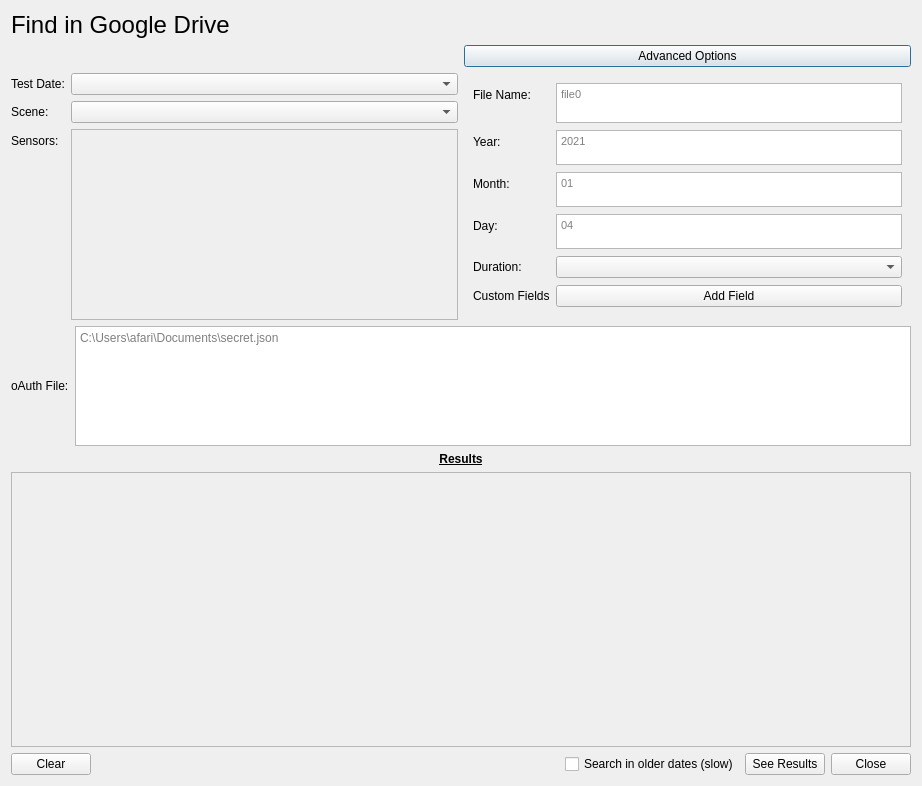
<?xml version="1.0" encoding="UTF-8"?>
<ui version="4.0">
 <class>Dialog</class>
 <widget class="QDialog" name="Dialog">
  <property name="geometry">
   <rect>
    <x>0</x>
    <y>0</y>
    <width>922</width>
    <height>786</height>
   </rect>
  </property>
  <property name="sizePolicy">
   <sizepolicy hsizetype="Preferred" vsizetype="Preferred">
    <horstretch>0</horstretch>
    <verstretch>0</verstretch>
   </sizepolicy>
  </property>
  <property name="minimumSize">
   <size>
    <width>0</width>
    <height>0</height>
   </size>
  </property>
  <property name="windowTitle">
   <string>Dialog</string>
  </property>
  <layout class="QVBoxLayout" name="verticalLayout">
   <item>
    <layout class="QVBoxLayout" name="verticalLayout_2">
     <item>
      <widget class="QLabel" name="label_9">
       <property name="font">
        <font>
         <pointsize>18</pointsize>
        </font>
       </property>
       <property name="text">
        <string>Find in Google Drive</string>
       </property>
      </widget>
     </item>
    </layout>
   </item>
   <item>
    <layout class="QGridLayout" name="gridLayout_3">
     <item row="1" column="0">
      <layout class="QFormLayout" name="formLayout">
       <item row="0" column="0">
        <widget class="QLabel" name="label_11">
         <property name="text">
          <string>Test Date:</string>
         </property>
        </widget>
       </item>
       <item row="0" column="1">
        <widget class="QComboBox" name="upload_date_input"/>
       </item>
       <item row="1" column="0">
        <widget class="QLabel" name="label_5">
         <property name="text">
          <string>Scene:</string>
         </property>
        </widget>
       </item>
       <item row="1" column="1">
        <widget class="QComboBox" name="scene_input"/>
       </item>
       <item row="2" column="0">
        <widget class="QLabel" name="label_8">
         <property name="text">
          <string>Sensors:</string>
         </property>
        </widget>
       </item>
       <item row="2" column="1">
        <widget class="QScrollArea" name="scrollArea_2">
         <property name="widgetResizable">
          <bool>true</bool>
         </property>
         <widget class="QWidget" name="scrollAreaWidgetContents_2">
          <property name="geometry">
           <rect>
            <x>0</x>
            <y>0</y>
            <width>381</width>
            <height>77</height>
           </rect>
          </property>
          <layout class="QGridLayout" name="gridLayout"/>
         </widget>
        </widget>
       </item>
      </layout>
     </item>
     <item row="0" column="1">
      <widget class="QPushButton" name="adv_options_button">
       <property name="text">
        <string>Advanced Options</string>
       </property>
      </widget>
     </item>
     <item row="1" column="1">
      <widget class="QWidget" name="adv_options_widget" native="true">
       <layout class="QFormLayout" name="adv_options_layout">
        <item row="0" column="0">
         <widget class="QLabel" name="label_14">
          <property name="text">
           <string>File Name:</string>
          </property>
         </widget>
        </item>
        <item row="0" column="1">
         <widget class="QPlainTextEdit" name="file_name_input">
          <property name="sizePolicy">
           <sizepolicy hsizetype="Expanding" vsizetype="Fixed">
            <horstretch>0</horstretch>
            <verstretch>0</verstretch>
           </sizepolicy>
          </property>
          <property name="maximumSize">
           <size>
            <width>16777215</width>
            <height>40</height>
           </size>
          </property>
          <property name="font">
           <font>
            <pointsize>8</pointsize>
           </font>
          </property>
          <property name="inputMethodHints">
           <set>Qt::ImhDigitsOnly</set>
          </property>
          <property name="placeholderText">
           <string>file0</string>
          </property>
         </widget>
        </item>
        <item row="1" column="0">
         <widget class="QLabel" name="label_6">
          <property name="text">
           <string>Year:</string>
          </property>
         </widget>
        </item>
        <item row="1" column="1">
         <widget class="QPlainTextEdit" name="year_input">
          <property name="enabled">
           <bool>true</bool>
          </property>
          <property name="sizePolicy">
           <sizepolicy hsizetype="Expanding" vsizetype="Fixed">
            <horstretch>0</horstretch>
            <verstretch>0</verstretch>
           </sizepolicy>
          </property>
          <property name="maximumSize">
           <size>
            <width>16777215</width>
            <height>35</height>
           </size>
          </property>
          <property name="font">
           <font>
            <pointsize>8</pointsize>
           </font>
          </property>
          <property name="inputMethodHints">
           <set>Qt::ImhDigitsOnly</set>
          </property>
          <property name="placeholderText">
           <string>2021</string>
          </property>
         </widget>
        </item>
        <item row="2" column="0">
         <widget class="QLabel" name="label_3">
          <property name="text">
           <string>Month:</string>
          </property>
         </widget>
        </item>
        <item row="2" column="1">
         <widget class="QPlainTextEdit" name="month_input">
          <property name="maximumSize">
           <size>
            <width>16777215</width>
            <height>35</height>
           </size>
          </property>
          <property name="font">
           <font>
            <pointsize>8</pointsize>
           </font>
          </property>
          <property name="inputMethodHints">
           <set>Qt::ImhDigitsOnly</set>
          </property>
          <property name="placeholderText">
           <string>01</string>
          </property>
         </widget>
        </item>
        <item row="3" column="0">
         <widget class="QLabel" name="label_4">
          <property name="text">
           <string>Day:</string>
          </property>
         </widget>
        </item>
        <item row="3" column="1">
         <widget class="QPlainTextEdit" name="day_input">
          <property name="maximumSize">
           <size>
            <width>16777215</width>
            <height>35</height>
           </size>
          </property>
          <property name="font">
           <font>
            <pointsize>8</pointsize>
           </font>
          </property>
          <property name="inputMethodHints">
           <set>Qt::ImhDigitsOnly</set>
          </property>
          <property name="placeholderText">
           <string>04</string>
          </property>
         </widget>
        </item>
        <item row="4" column="0">
         <widget class="QLabel" name="label_12">
          <property name="text">
           <string>Duration:</string>
          </property>
         </widget>
        </item>
        <item row="4" column="1">
         <widget class="QComboBox" name="duration_input"/>
        </item>
        <item row="5" column="0">
         <widget class="QLabel" name="label">
          <property name="text">
           <string>Custom Fields</string>
          </property>
         </widget>
        </item>
        <item row="5" column="1">
         <widget class="QPushButton" name="add_field_button">
          <property name="text">
           <string>Add Field</string>
          </property>
         </widget>
        </item>
       </layout>
      </widget>
     </item>
    </layout>
   </item>
   <item>
    <layout class="QHBoxLayout" name="horizontalLayout">
     <property name="sizeConstraint">
      <enum>QLayout::SetDefaultConstraint</enum>
     </property>
     <item>
      <widget class="QLabel" name="label_10">
       <property name="maximumSize">
        <size>
         <width>16777215</width>
         <height>120</height>
        </size>
       </property>
       <property name="text">
        <string>oAuth File:</string>
       </property>
      </widget>
     </item>
     <item>
      <widget class="QPlainTextEdit" name="sec_file">
       <property name="maximumSize">
        <size>
         <width>16777215</width>
         <height>120</height>
        </size>
       </property>
       <property name="placeholderText">
        <string>C:\Users\afari\Documents\secret.json</string>
       </property>
      </widget>
     </item>
    </layout>
   </item>
   <item>
    <layout class="QVBoxLayout" name="verticalLayout_3">
     <item>
      <widget class="QLabel" name="label_2">
       <property name="font">
        <font>
         <weight>75</weight>
         <bold>true</bold>
         <underline>true</underline>
        </font>
       </property>
       <property name="text">
        <string>Results</string>
       </property>
       <property name="alignment">
        <set>Qt::AlignCenter</set>
       </property>
      </widget>
     </item>
    </layout>
   </item>
   <item>
    <widget class="QScrollArea" name="scrollArea">
     <property name="widgetResizable">
      <bool>true</bool>
     </property>
     <widget class="QWidget" name="scrollAreaWidgetContents">
      <property name="geometry">
       <rect>
        <x>0</x>
        <y>0</y>
        <width>900</width>
        <height>199</height>
       </rect>
      </property>
      <layout class="QGridLayout" name="gridLayout_2"/>
     </widget>
    </widget>
   </item>
   <item>
    <layout class="QHBoxLayout" name="horizontalLayout_3">
     <item>
      <widget class="QPushButton" name="clearButton">
       <property name="text">
        <string>Clear</string>
       </property>
      </widget>
     </item>
     <item>
      <spacer name="horizontalSpacer">
       <property name="orientation">
        <enum>Qt::Horizontal</enum>
       </property>
       <property name="sizeHint" stdset="0">
        <size>
         <width>40</width>
         <height>20</height>
        </size>
       </property>
      </spacer>
     </item>
     <item>
      <widget class="QCheckBox" name="search_older_dates">
       <property name="text">
        <string>Search in older dates (slow)</string>
       </property>
      </widget>
     </item>
     <item>
      <widget class="QPushButton" name="see_results_btn">
       <property name="text">
        <string>See Results</string>
       </property>
      </widget>
     </item>
     <item>
      <widget class="QPushButton" name="close_btn">
       <property name="text">
        <string>Close</string>
       </property>
      </widget>
     </item>
    </layout>
   </item>
  </layout>
 </widget>
 <resources/>
 <connections/>
</ui>
